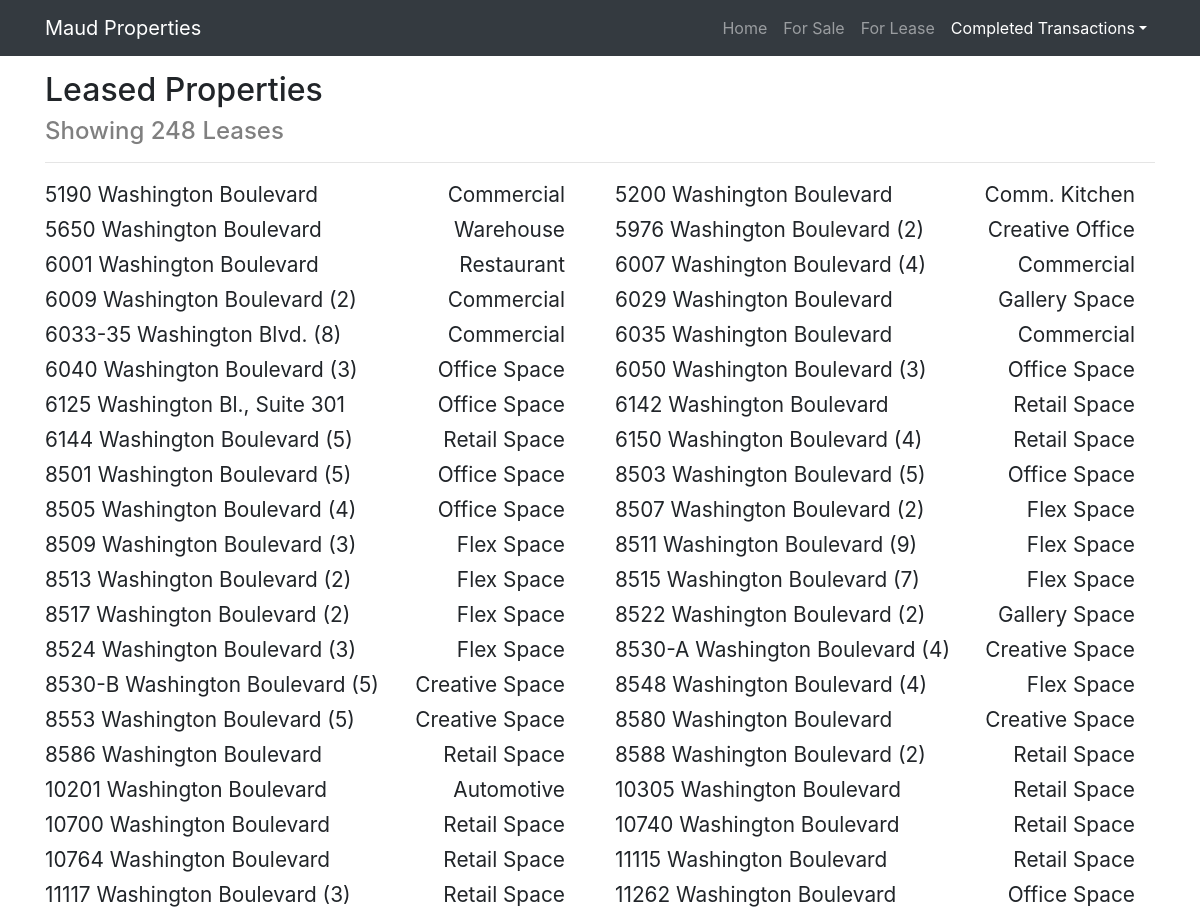
Before: /completedtransactions/leased/ (upper part) with the older database file.
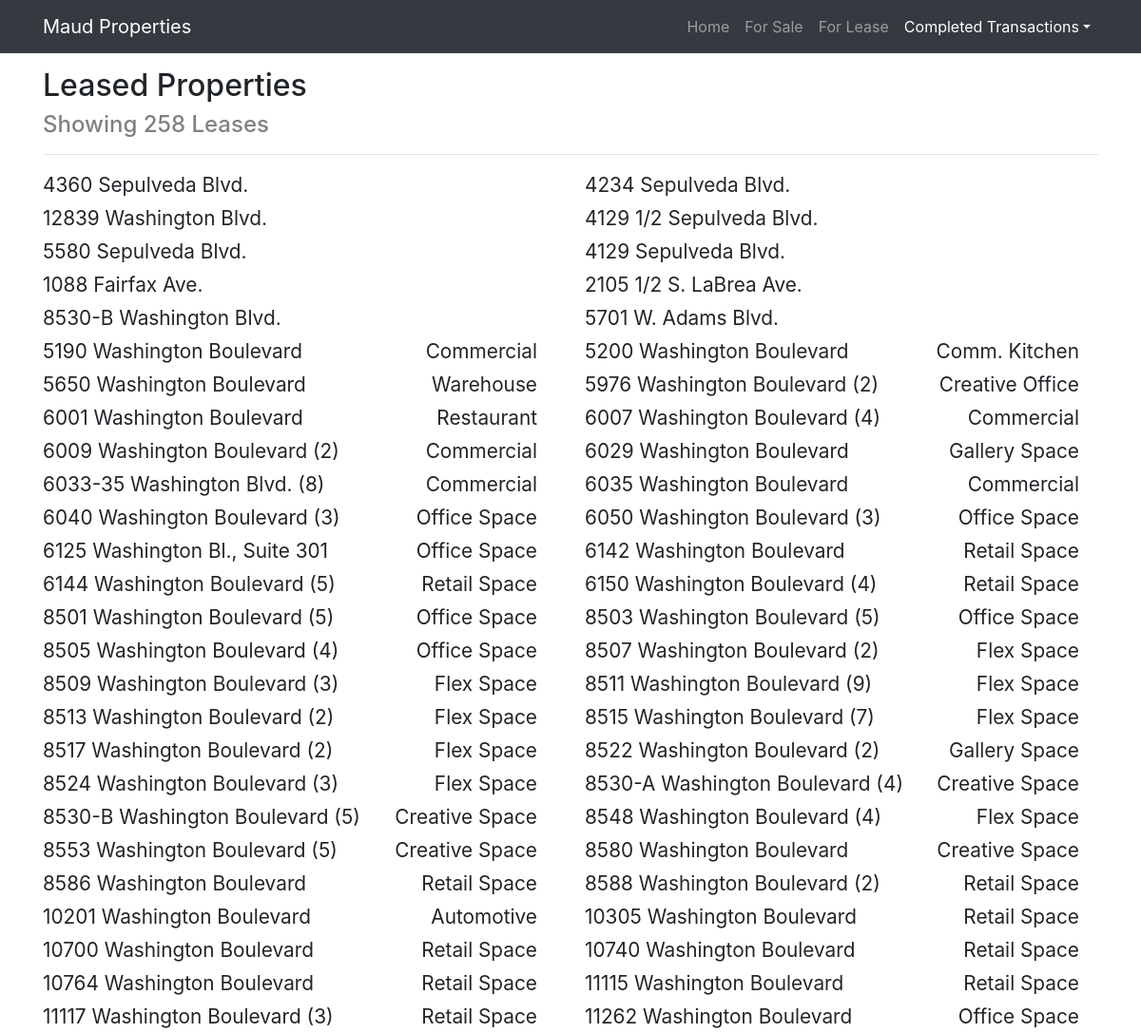
After: the same page with the newer database file.
### lease/models.py (models this page shows, shortened)
class Lease(Listing):
    lease_type = models.CharField(max_length=10, choices=[('NNN', 'NNN'), ('MG', 'MG')], blank=True)

### completedtransactions/views.py (the view)
# urls.py: path('leased/', views.leased, name='leased')
def leased(request):
    template = 'completedtransactions/index.html'
    transactions = []
    leases = Lease.objects.filter(completed=True)
    for lease in leases:
        transactions.append({'address': lease.address, 'type': lease.property_type, 'id': lease.id})
    old_leases = CompletedTransactions.objects.filter(transaction="Leased")
    for lease in old_leases:
        transactions.append({'address': lease.address, 'type': lease.property_type, 'id': lease.id})
    context = {
        'title': 'Leased',
        'subtitle': 'Leases',
        'transactions': transactions
    }
    return render(request, template, context)

### completedtransactions/templates/completedtransactions/index.html (shortened to what this page needs)
<!DOCTYPE html>
<html lang="en">
<head>
    <link href="https://stackpath.bootstrapcdn.com/bootstrap/4.3.1/css/bootstrap.min.css" rel="stylesheet">
    {% load static %}
    <link href="{% static "home/main.css"%}" rel="stylesheet">
</head>
<body>
    <div id="nav-placeholder">
        {% include "home/nav.html" with active_tab='Transactions' %}
    </div>
    <div class="container">
        <h2 class="header">{{title}} Properties</h2>
        <h4 style="margin: 0px; color: grey">Showing {{transactions|length}} {{subtitle}}</h4 >
        <hr>
        <div class="row">
        {% for prop in transactions %}
            <div class="col-xl">
                <div class="property-list-row">
                    <span>{{prop.address}}</span><span style="float: right;">{{prop.type}}</span>
                </div>
            </div>
            {% if forloop.counter|divisibleby:2%}
            </div>
            <div class="row">
            {% endif %}
            {% endfor %}
        </div>
    </div>
</body>
</html>

Changed rows visible on the page:
added Lease: address "4360 Sepulveda Blvd."
added Lease: address "4234 Sepulveda Blvd."
added Lease: address "12839 Washington Blvd."
added Lease: address "4129 1/2 Sepulveda Blvd."
added Lease: address "5580 Sepulveda Blvd."
added Lease: address "4129 Sepulveda Blvd."
added Lease: address "1088 Fairfax Ave."
added Lease: address "2105 1/2 S. LaBrea Ave."
added Lease: address "8530-B Washington Blvd."
added Lease: address "5701 W. Adams Blvd."
Other visible differences:
{{ transactions|length }}: "248" → "258"
